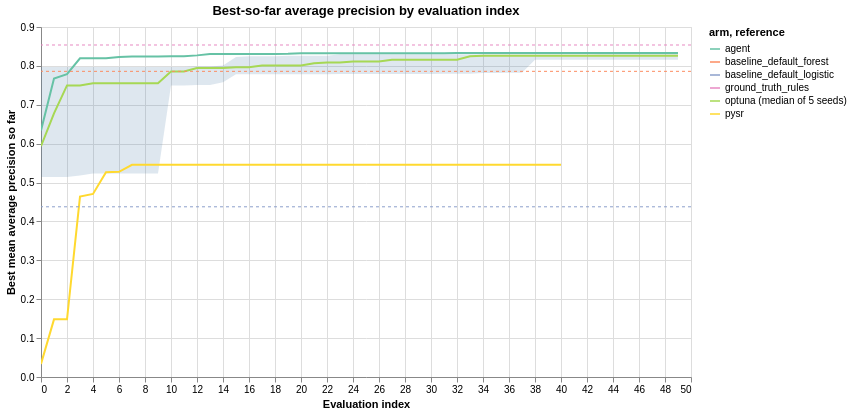

The notebook cell saved with this chart:
### Markdown cell above
## Best-so-far score by evaluation index

Cumulative maximum of the mean cross-validation score. For the PySR
arm, one evaluation is one hall-of-fame candidate scored on a
validation fold, so its evaluation counter advances faster per unit of
compute than the parametric arms. Dashed rules mark the two default
configurations and the ground-truth rule classifier.

### Code cell
best = trials.sort_values(["log", "trial_index"]).assign(
    best_score=lambda d: d.groupby("log")["mean_score"].cummax()
)
optuna = best[best["log"].str.startswith("optuna")]
band = (
    optuna.groupby("trial_index")["best_score"]
    .agg(median="median", low="min", high="max")
    .reset_index()
)
lines = pd.concat(
    [
        band.assign(label="optuna (median of 5 seeds)").rename(columns={"median": "y"})[
            ["trial_index", "y", "label"]
        ],
        best[best["log"] == "agent"].assign(label="agent", y=lambda d: d["best_score"])[
            ["trial_index", "y", "label"]
        ],
        best[best["log"] == "pysr"].assign(label="pysr", y=lambda d: d["best_score"])[
            ["trial_index", "y", "label"]
        ],
    ]
)
area = (
    alt.Chart(band)
    .mark_area(opacity=0.18)
    .encode(
        x=alt.X("trial_index", title="Evaluation index"),
        y=alt.Y("low", title="Best mean average precision so far"),
        y2="high",
    )
)
line = (
    alt.Chart(lines)
    .mark_line()
    .encode(x="trial_index", y="y", color=alt.Color("label", title="arm"))
)
rules = (
    alt.Chart(baselines)
    .mark_rule(strokeDash=[3, 3])
    .encode(
        y="mean_score",
        color=alt.Color("arm", title="reference", scale=alt.Scale(scheme="set2")),
    )
)
(
    (area + line + rules)
    .properties(
        title="Best-so-far average precision by evaluation index",
        width=650,
        height=350,
    )
    .interactive()
)

### Figure 1 — Vega-Lite specification as saved in the notebook (floating-point values rounded to 4 significant figures; data arrays with more than 128 entries replaced by an {"elided": "..."} marker saying what was removed)
{"config": {"view": {"continuousWidth": 300, "continuousHeight": 300}}, "layer": [{"data": {"name": "data-59d576e89ecfe326ed7692bf7d0b501c"}, "mark": {"type": "area", "opacity": 0.18}, "encoding": {"x": {"field": "trial_index", "title": "Evaluation index", "type": "quantitative"}, "y": {"field": "low", "title": "Best mean average precision so far", "type": "quantitative"}, "y2": {"field": "high"}}, "name": "view_257eb15f59130637_0"}, {"data": {"name": "data-156b565fe5e1432bcd243739c14432fa"}, "mark": {"type": "line"}, "encoding": {"color": {"field": "label", "title": "arm", "type": "nominal"}, "x": {"field": "trial_index", "type": "quantitative"}, "y": {"field": "y", "type": "quantitative"}}}, {"data": {"name": "data-e5660243d60b7f7aafb81fd995a3c8ac"}, "mark": {"type": "rule", "strokeDash": [3, 3]}, "encoding": {"color": {"field": "arm", "scale": {"scheme": "set2"}, "title": "reference", "type": "nominal"}, "y": {"field": "mean_score", "type": "quantitative"}}}], "height": 350, "params": [{"name": "param_1e9efca18e7a2868", "select": {"type": "interval", "encodings": ["x", "y"]}, "bind": "scales", "views": ["view_257eb15f59130637_0"]}], "title": "Best-so-far average precision by evaluation index", "width": 650, "$schema": "https://vega.github.io/schema/vega-lite/v6.4.1.json", "datasets": {"data-59d576e89ecfe326ed7692bf7d0b501c": [{"trial_index": 0, "median": 0.5938, "low": 0.5144, "high": 0.7972}, {"trial_index": 1, "median": 0.678, "low": 0.5144, "high": 0.7972}, {"trial_index": 2, "median": 0.7498, "low": 0.5144, "high": 0.7972}, {"trial_index": 3, "median": 0.7498, "low": 0.5183, "high": 0.7972}, {"trial_index": 4, "median": 0.7555, "low": 0.5233, "high": 0.7972}, {"trial_index": 5, "median": 0.7555, "low": 0.5233, "high": 0.7972}, {"trial_index": 6, "median": 0.7555, "low": 0.5233, "high": 0.7972}, {"trial_index": 7, "median": 0.7555, "low": 0.5233, "high": 0.7972}, {"trial_index": 8, "median": 0.7555, "low": 0.5233, "high": 0.7972}, {"trial_index": 9, "median": 0.7555, "low": 0.5233, "high": 0.7972}, {"trial_index": 10, "median": 0.7855, "low": 0.7498, "high": 0.7972}, {"trial_index": 11, "median": 0.7859, "low": 0.7498, "high": 0.7972}, {"trial_index": 12, "median": 0.7945, "low": 0.7507, "high": 0.7984}, {"trial_index": 13, "median": 0.7945, "low": 0.7507, "high": 0.7984}, {"trial_index": 14, "median": 0.7945, "low": 0.7582, "high": 0.8012}, {"trial_index": 15, "median": 0.7966, "low": 0.7784, "high": 0.8228}, {"trial_index": 16, "median": 0.7966, "low": 0.7784, "high": 0.825}, {"trial_index": 17, "median": 0.8012, "low": 0.7784, "high": 0.825}, {"trial_index": 18, "median": 0.8012, "low": 0.7784, "high": 0.825}, {"trial_index": 19, "median": 0.8012, "low": 0.7784, "high": 0.8263}, {"trial_index": 20, "median": 0.8012, "low": 0.7784, "high": 0.8263}, {"trial_index": 21, "median": 0.8066, "low": 0.7784, "high": 0.8263}, {"trial_index": 22, "median": 0.8089, "low": 0.7784, "high": 0.8263}, {"trial_index": 23, "median": 0.8089, "low": 0.779, "high": 0.8299}, {"trial_index": 24, "median": 0.8115, "low": 0.7795, "high": 0.8299}, {"trial_index": 25, "median": 0.8115, "low": 0.7795, "high": 0.8299}, {"trial_index": 26, "median": 0.8115, "low": 0.7795, "high": 0.8299}, {"trial_index": 27, "median": 0.8157, "low": 0.7795, "high": 0.8299}, {"trial_index": 28, "median": 0.8157, "low": 0.7795, "high": 0.8299}, {"trial_index": 29, "median": 0.8157, "low": 0.7795, "high": 0.8299}, {"trial_index": 30, "median": 0.8157, "low": 0.7795, "high": 0.8299}, {"trial_index": 31, "median": 0.8157, "low": 0.7795, "high": 0.8299}, {"trial_index": 32, "median": 0.8157, "low": 0.7795, "high": 0.8299}, {"trial_index": 33, "median": 0.8245, "low": 0.7795, "high": 0.8299}, {"trial_index": 34, "median": 0.8258, "low": 0.7818, "high": 0.8299}, {"trial_index": 35, "median": 0.8258, "low": 0.7818, "high": 0.8299}, {"trial_index": 36, "median": 0.8258, "low": 0.782, "high": 0.8299}, {"trial_index": 37, "median": 0.8258, "low": 0.782, "high": 0.8299}, {"trial_index": 38, "median": 0.8258, "low": 0.8157, "high": 0.8299}, {"trial_index": 39, "median": 0.8258, "low": 0.8157, "high": 0.8299}, {"trial_index": 40, "median": 0.8258, "low": 0.8157, "high": 0.8299}, {"trial_index": 41, "median": 0.8258, "low": 0.8157, "high": 0.8299}, {"trial_index": 42, "median": 0.8258, "low": 0.8157, "high": 0.8299}, {"trial_index": 43, "median": 0.8258, "low": 0.8157, "high": 0.8306}, {"trial_index": 44, "median": 0.8258, "low": 0.8157, "high": 0.8306}, {"trial_index": 45, "median": 0.8258, "low": 0.8157, "high": 0.8306}, {"trial_index": 46, "median": 0.8258, "low": 0.8157, "high": 0.8306}, {"trial_index": 47, "median": 0.8258, "low": 0.8157, "high": 0.8306}, {"trial_index": 48, "median": 0.8258, "low": 0.8157, "high": 0.8306}, {"trial_index": 49, "median": 0.8258, "low": 0.8157, "high": 0.8306}], "data-156b565fe5e1432bcd243739c14432fa": {"elided": "141 records"}, "data-e5660243d60b7f7aafb81fd995a3c8ac": [{"arm": "baseline_default_logistic", "mean_score": 0.4377}, {"arm": "baseline_default_forest", "mean_score": 0.786}, {"arm": "ground_truth_rules", "mean_score": 0.8537}]}}
